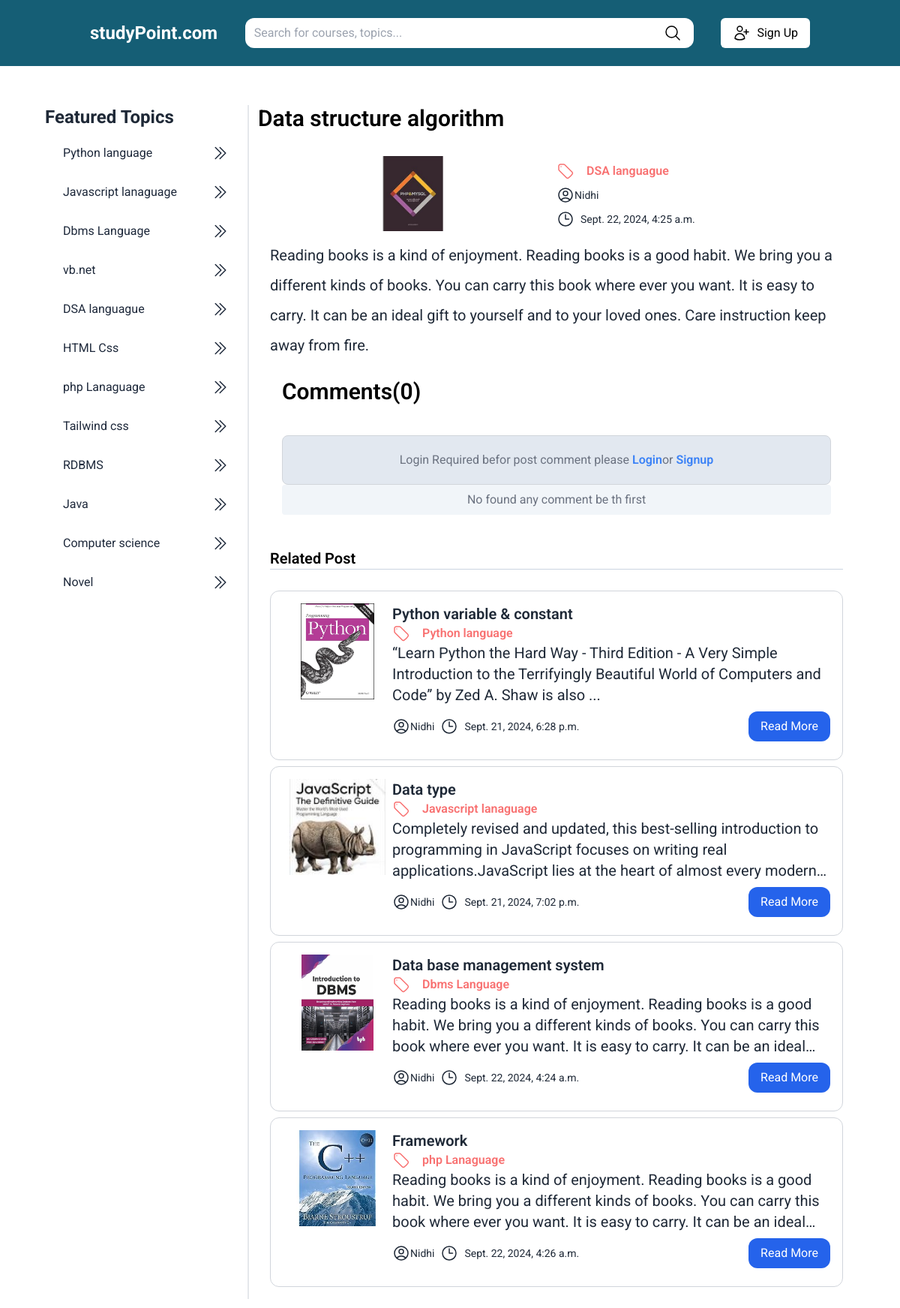
The app's page /show/4 with its own data.
### cms/models.py (models this page shows, shortened)
class Topic(models.Model):
    name = models.CharField(max_length=200)
    description = models.TextField()
    created_at = models.DateTimeField(auto_now_add=True)

class Content(models.Model):
    topic = models.ForeignKey(Topic, on_delete=models.CASCADE)
    title= models.CharField(max_length=200)
    content= models.TextField()
    created_at = models.DateTimeField(auto_now_add=True)
    feature_image = models.ImageField(upload_to="content/")
    author = models.ForeignKey(User, on_delete=models.SET_NULL, blank=True, null=True)

### cms/views.py (the view)
# urls.py: path("show/<int:content_id>", showPost, name="show"),
def showPost(request,content_id):
    post = Content.objects.get(pk=content_id)
    data= {}
    data['title'] = post.title
    data['categories'] = Topic.objects.all()
    data['post'] = post
    data['relatedPost'] = Content.objects.exclude(pk=content_id)
    data['comments'] = Comment.objects.filter(content_id=content_id)
    return render(request, 'show-post.html', data)

### templates/show-post.html (shortened to what this page needs)
{% extends 'base.html' %}
{% block "content" %}
<div class="flex flex-1">
    <h3 class="text-black font-semibold text-3xl">{{title}}</h3>
</div>
<div class="flex flex-1 flex-col mt-4">
    <div class=" flex-1 flex-col flex gap-2 p-4">
        <div class="flex ">
            <div class="flex-1 items-center">
                <img class="object-contain w-full h-[100px]" src="{{ post.feature_image.url }}" alt="post Image">
            </div>
            <div class="flex-1">
                <div class="flex flex-1 my-2">
                    <h3 class=" font-semibold flex items-center text-gray-800 gap-4  text-red-400">
                        {{post.topic.name}}
                    </h3>
                </div>
                <div class="flex  flex-col justify-between gap-2 my-2">
                    <span class="text-sm text-gray-800 flex items-center">
                        {{post.author}}</span>
                    <div class="flex">
                        <span class="text-sm text-gray-800  flex gap-2 items-center">
                            <svg xmlns="http://www.w3.org/2000/svg" fill="none" viewBox="0 0 24 24" stroke-width="1.5"
                                stroke="currentColor" class="size-6">
                                <path stroke-linecap="round" stroke-linejoin="round"
                                    d="M12 6v6h4.5m4.5 0a9 9 0 1 1-18 0 9 9 0 0 1 18 0Z" />
                            </svg>
                            {{post.created_at}}</span>
                    </div>
                </div>
            </div>
        </div>
        <div class="flex">
            <p class="text-gray-800 leading-loose text-xl">{{post.content}}</p>
            </div>
            <div class="flex flex-1 flex-col  overflow-y-scroll p-4" >
                <h3 class="text-3xl font-semibold">Comments({{comments|length}})</h3>
                {% if request.user.is_authenticated %}
                    <form method="POST" action="{% url 'saveComment' post.id %}" class="p-4">
                        {% csrf_token %}
                        <div class="flex">
                            <textarea class="flex-1 p-2 border border-gray-300 rounded-lg" name="comment"
                            placeholder="Write a comment..."></textarea>
                            <button class="flex-[0.1] p-2 bg-blue-600 text-white rounded-lg hover:bg-blue-600">post</button>
                        </div>
                    </form>
                    {% else %}
                    <p class="text-center text-gray-500 p-5 bg-slate-200 gap-6 mt-10 rounded-lg border border-gray-300">
                        Login Required befor post comment please
                    <a href="{% url 'login' %}" class="text-blue-500 hover:underline font-semibold">Login</a>or <a href="{% url 'register' %}"class="text-blue-500 hover:underline font-semibold">Signup</a>
                </p>
                    {% endif %}
                {% if not comment|length %}
                <div class="bg-slate-100 px-3 py-2 rounded flex-1 h-48">
                    <p class="text-center text-gray-500">No found any comment be th first</p>
                </div>
                {% endif %}
            </div>
            <div class="flex flex-1 my-5">
                <h3 class="text-xl font-semibold border-b  border-slate-300 w-full">Related Post</h3>
            </div>
            {% for post in relatedPost %}
            <div class="flex p-4 border rounded-xl border-gray-300">
                <div class="flex-1 items-center">
                    <img class="object-contain w-full h-32" src="{{ post.feature_image.url }}" alt="post Image">
                </div>
                <div class="flex-[4]">
                    <h3 class=" font-semibold text-gray-800 text-xl">{{post.title}}</h3>
                    <h3 class=" font-semibold flex items-center text-gray-800 gap-4  text-red-400">
                          {{post.topic.name}}</h3>
                    <p class="text-gray-800 text-xl line-clamp-3">{{post.content}}</p>
                    <div class="flex items-center justify-between my-2">
                        <span class="text-sm text-gray-800 flex items-center">
                          {{post.author}}</span>
                        <div class="flex">
                            <span class="text-sm text-gray-800 ml-2 flex gap-2 items-center">
                              <svg xmlns="http://www.w3.org/2000/svg" fill="none" viewBox="0 0 24 24" stroke-width="1.5" stroke="currentColor" class="size-6">
                                <path stroke-linecap="round" stroke-linejoin="round" d="M12 6v6h4.5m4.5 0a9 9 0 1 1-18 0 9 9 0 0 1 18 0Z" />
                              </svg>
                                {{post.created_at}}</span>
                        </div>
                        <div class="flex flex-1 justify-end ">
                            <a href="{% url 'show' post.id%}" class="text-white px-4 py-2 bg-blue-600 hover:bg-red-900 rounded-xl">Read More</a>
                        </div>
                    </div>
                </div>
            </div>
            {% endfor %}
        </div>
   </div>
</div>
{% endblock %}

### templates/base.html (shortened to what this page needs)
<!DOCTYPE html>
<html lang="en">
<head>
    <script src="https://cdn.tailwindcss.com"></script>
</head>
<body>
    <div class="flex flex-1 bg-cyan-800 py-6 px-[10%]  justify-between items-center">
        <a href="{% url 'homepage' %}">
            <h1 class=" text-2xl font-bold text-white"> studyPoint.com</h1>
        </a>
        <form action="{% url 'search' %}" method="get" class="flex bg-white rounded-xl">
            <input type="text" name="q" placeholder="Search for courses, topics..." size="60"
                class="bg-transparent w-full px-3 py-2 rounded-md focus:outline-none" />
            <button type="submit" class="px-4 py-2 round-md">
                <svg xmlns="http://www.w3.org/2000/svg" fill="none" viewBox="0 0 24 24" stroke-width="1.5"
                    stroke="currentColor" class="size-6">
                    <path stroke-linecap="round" stroke-linejoin="round"
                        d="m21 21-5.197-5.197m0 0A7.5 7.5 0 1 0 5.196 5.196a7.5 7.5 0 0 0 10.607 10.607Z" />
                </svg>
            </button>
        </form>
        <div class="flex  items-center gap-4">
           {% if user.is_authenticated %}
        <a href="{% url 'login' %}" class="px-4 mr-2 py-2 rounded-md text-white flex items-center gap-2 hover:bg-red-900">
            <svg xmlns="http://www.w3.org/2000/svg" fill="none" viewBox="0 0 24 24" stroke-width="1.5"
                stroke="currentColor" class="size-6">
                <path stroke-linecap="round" stroke-linejoin="round"
                    d="M17.982 18.725A7.488 7.488 0 0 0 12 15.75a7.488 7.488 0 0 0-5.982 2.975m11.963 0a9 9 0 1 0-11.963 0m11.963 0A8.966 8.966 0 0 1 12 21a8.966 8.966 0 0 1-5.982-2.275M15 9.75a3 3 0 1 1-6 0 3 3 0 0 1 6 0Z" />
            </svg>
            {{user.username}}
        </a>
        <a href="{% url 'logout' %}" class="px-4 py-2 rounded-md text-black bg-white flex items-center gap-2 hover:bg-red-900">
            <svg xmlns="http://www.w3.org/2000/svg" fill="none" viewBox="0 0 24 24" stroke-width="1.5"
                stroke="currentColor" class="size-6">
                <path stroke-linecap="round" stroke-linejoin="round"
                    d="M17.982 18.725A7.488 7.488 0 0 0 12 15.75a7.488 7.488 0 0 0-5.982 2.975m11.963 0a9 9 0 1 0-11.963 0m11.963 0A8.966 8.966 0 0 1 12 21a8.966 8.966 0 0 1-5.982-2.275M15 9.75a3 3 0 1 1-6 0 3 3 0 0 1 6 0Z" />
            </svg>
            Logout
        </a>
        {% else %}
        <a href="{% url 'register' %}" class="px-4 py-2 rounded-md flex items-center gap-2 text-black bg-white hover:bg-red-900">
            Sign Up</a>
           {% endif %}
        </div>
    </div>
    <div class="flex flex-1 py-3 mt-10 px-[5%] divide-x-2">
        <div class="w-3/12">
            <h2 class="text-2xl font-bold text-gray-800">Featured Topics</h2>
            <div class="flex flex-col p-3 gap-3">
                {% for cat in categories %}
                <a href="{% url 'filter' cat.id %}"
                    class="text-slate-800   px-3 py-2 w-full flex  justify-between items-center rounded-xl hover:bg-slate-200">
                    <span class="truncate"> {{cat.name}}</span>
                    <svg xmlns="http://www.w3.org/2000/svg" fill="none" viewBox="0 0 24 24" stroke-width="1.5"
                        stroke="currentColor" class="size-6">
                        <path stroke-linecap="round" stroke-linejoin="round"
                            d="m5.25 4.5 7.5 7.5-7.5 7.5m6-15 7.5 7.5-7.5 7.5" />
                    </svg>
                </a>
                {% endfor %}
            </div>
        </div>
        <div class="w-9/12 pl-3">
            <div class="">
                {% block "content" %}
                {% endblock %}
            </div>
        </div>
</body>
</html>

### templates/base.html (style rules this page uses)
* { font-family: "Roboto", system-ui!important; }

### records on screen
Topic: name "Python language"
Topic: name "Javascript lanaguage"
Topic: name "Dbms Language"
Topic: name "vb.net"
Topic: name "DSA languague"
Topic: name "HTML Css"
Topic: name "php Lanaguage"
Topic: name "Tailwind css"
Topic: name "RDBMS"
Topic: name "Java"
Topic: name "Computer science"
Topic: name "Novel"
Content: title "Data structure algorithm", feature_image (picture), topic.name "DSA languague", author "Nidhi", created_at "Sept. 22, 2024, 4:25 a.m.", content "Reading books is a kind of enjoyment. Reading books is a good habit. We bring you a different kinds of books. You can carry this book where ever you want. It is easy to carry. It can be an ideal gift to yourself and to your loved ones. Care instruction keep away from fire."
Content: feature_image (picture), title "Python variable & constant", topic.name "Python language", content "“Learn Python the Hard Way - Third Edition - A Very Simple Introduction to the Terrifyingly Beautiful World of Computers and Code” by Zed A. Shaw is also ...", author "Nidhi", created_at "Sept. 21, 2024, 6:28 p.m."
Content: feature_image (picture), title "Data type", topic.name "Javascript lanaguage", content "Completely revised and updated, this best-selling introduction to programming in JavaScript focuses on writing real applications.JavaScript lies at the heart of almost every…", author "Nidhi", created_at "Sept. 21, 2024, 7:02 p.m."
Content: feature_image (picture), title "Data base management system", topic.name "Dbms Language", content "Reading books is a kind of enjoyment. Reading books is a good habit. We bring you a different kinds of books. You can carry this book where ever you want. It is easy to carry. It can be an…", author "Nidhi", created_at "Sept. 22, 2024, 4:24 a.m."
Content: feature_image (picture), title "Framework", topic.name "php Lanaguage", content "Reading books is a kind of enjoyment. Reading books is a good habit. We bring you a different kinds of books. You can carry this book where ever you want. It is easy to carry. It can be an…", author "Nidhi", created_at "Sept. 22, 2024, 4:26 a.m."

### other values on screen
{{ comments|length }} "0"
